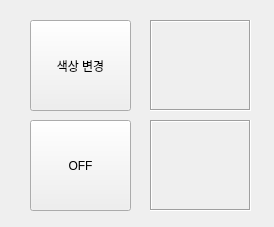
<?xml version="1.0" encoding="UTF-8"?>
<ui version="4.0">
 <class>MainWindow</class>
 <widget class="QMainWindow" name="MainWindow">
  <property name="geometry">
   <rect>
    <x>0</x>
    <y>0</y>
    <width>274</width>
    <height>227</height>
   </rect>
  </property>
  <property name="windowTitle">
   <string>MainWindow</string>
  </property>
  <widget class="QWidget" name="centralwidget">
   <widget class="QLabel" name="lblColor">
    <property name="geometry">
     <rect>
      <x>150</x>
      <y>20</y>
      <width>101</width>
      <height>91</height>
     </rect>
    </property>
    <property name="frameShape">
     <enum>QFrame::Box</enum>
    </property>
    <property name="frameShadow">
     <enum>QFrame::Sunken</enum>
    </property>
    <property name="text">
     <string/>
    </property>
   </widget>
   <widget class="QLabel" name="lblState">
    <property name="geometry">
     <rect>
      <x>150</x>
      <y>120</y>
      <width>101</width>
      <height>91</height>
     </rect>
    </property>
    <property name="frameShape">
     <enum>QFrame::Box</enum>
    </property>
    <property name="frameShadow">
     <enum>QFrame::Sunken</enum>
    </property>
    <property name="text">
     <string/>
    </property>
   </widget>
   <widget class="QPushButton" name="btnPush">
    <property name="geometry">
     <rect>
      <x>30</x>
      <y>20</y>
      <width>101</width>
      <height>91</height>
     </rect>
    </property>
    <property name="text">
     <string>색상 변경</string>
    </property>
   </widget>
   <widget class="QPushButton" name="btnToggle">
    <property name="geometry">
     <rect>
      <x>30</x>
      <y>120</y>
      <width>101</width>
      <height>91</height>
     </rect>
    </property>
    <property name="text">
     <string>OFF</string>
    </property>
    <property name="checkable">
     <bool>true</bool>
    </property>
   </widget>
  </widget>
 </widget>
 <resources/>
 <connections/>
</ui>
